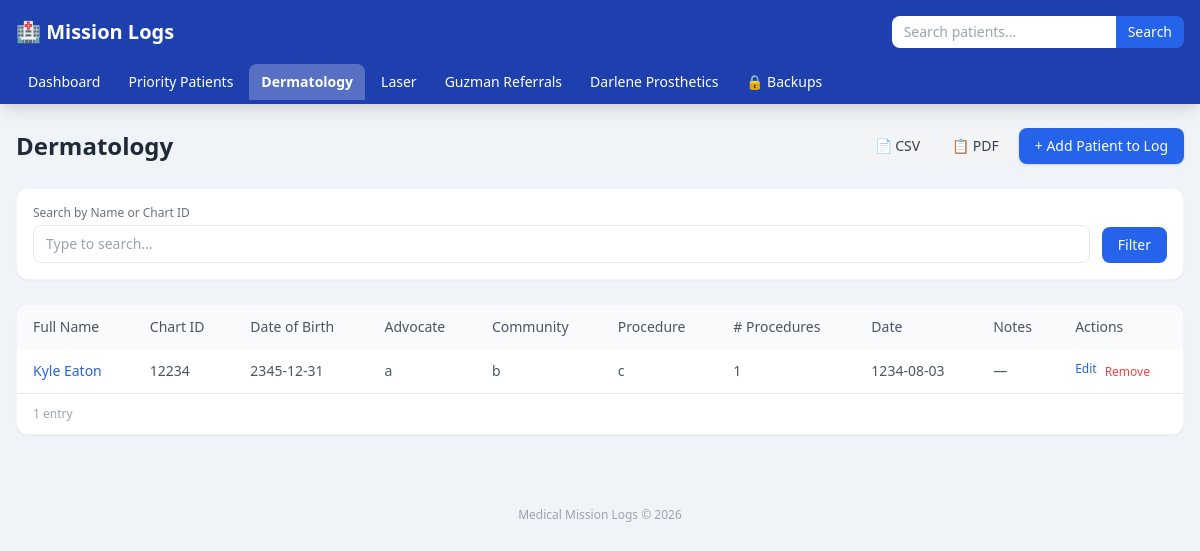
Screenshot of /log/Dermatology with the database file from the repository.
### tables this page shows
CREATE TABLE log_entries (
            id INTEGER PRIMARY KEY AUTOINCREMENT,
            patient_id INTEGER NOT NULL,
            log_category TEXT NOT NULL,
            date_of_encounter TEXT,
            notes TEXT DEFAULT '',
            status TEXT DEFAULT 'Pending',
            follow_up_date TEXT,
            created_at TIMESTAMP DEFAULT CURRENT_TIMESTAMP,
            updated_at TIMESTAMP DEFAULT CURRENT_TIMESTAMP, advocate TEXT DEFAULT '', community TEXT DEFAULT '', problem TEXT DEFAULT '', appointment_timeframe TEXT DEFAULT '', procedure_type TEXT DEFAULT '', eye TEXT DEFAULT '', laser_date TEXT DEFAULT '', procedure TEXT DEFAULT '', derm_date TEXT DEFAULT '', surgery_type TEXT DEFAULT '', procedure_count INTEGER DEFAULT 1,
            FOREIGN KEY (patient_id) REFERENCES patients(id) ON DELETE CASCADE
        );

CREATE TABLE patients (
            id INTEGER PRIMARY KEY AUTOINCREMENT,
            full_name TEXT NOT NULL,
            chart_id TEXT NOT NULL UNIQUE,
            date_of_birth TEXT NOT NULL,
            notes TEXT DEFAULT '',
            created_at TIMESTAMP DEFAULT CURRENT_TIMESTAMP,
            updated_at TIMESTAMP DEFAULT CURRENT_TIMESTAMP
        );

### app.py (the view)
@app.route("/log/<category>")
def log_view(category):
    if category not in LOG_CATEGORIES:
        flash(f"Unknown log category: {category}", "error")
        return redirect(url_for("dashboard"))
    search = request.args.get("search", "")
    entries = get_log_entries(category, search=search or None)
    patients = get_all_patients()
    return render_template(
        "log_view.html",
        category=category,
        entries=entries,
        patients=patients,
        categories=LOG_CATEGORIES,
        search=search,
    )

### database.py (called while the page is built)
def get_db():
    conn = sqlite3.connect(DB_PATH)
    conn.row_factory = sqlite3.Row
    conn.execute("PRAGMA foreign_keys = ON")
    return conn

def get_all_patients(search=None):
    conn = get_db()
    if search:
        patients = conn.execute(
            "SELECT * FROM patients WHERE full_name LIKE ? OR chart_id LIKE ? ORDER BY full_name",
            (f"%{search}%", f"%{search}%"),
        ).fetchall()
    else:
        patients = conn.execute("SELECT * FROM patients ORDER BY full_name").fetchall()
    conn.close()
    return patients

def get_log_entries(log_category, search=None):
    conn = get_db()
    query = """
        SELECT le.*, p.full_name, p.chart_id, p.date_of_birth
        FROM log_entries le
        JOIN patients p ON le.patient_id = p.id
        WHERE le.log_category = ?
    """
    params = [log_category]
    if search:
        query += " AND (p.full_name LIKE ? OR p.chart_id LIKE ?)"
        params.extend([f"%{search}%", f"%{search}%"])
    query += " ORDER BY le.created_at DESC"
    entries = conn.execute(query, params).fetchall()
    conn.close()
    return entries

### templates/log_view.html (shortened to what this page needs)
{% extends "base.html" %}
{% block content %}
<div class="flex items-center justify-between mb-6">
    <h1 class="text-2xl font-bold text-gray-800">{{ category }}</h1>
    <div class="flex gap-2">
        <a href="/export/{{ category }}/csv" class="bg-gray-100 text-gray-700 px-3 py-2 rounded-lg hover:bg-gray-200 text-sm">
            📄 CSV
        </a>
        <a href="/export/{{ category }}/pdf" class="bg-gray-100 text-gray-700 px-3 py-2 rounded-lg hover:bg-gray-200 text-sm">
            📋 PDF
        </a>
        <button onclick="document.getElementById('addToLogModal').classList.add('active')"
                class="bg-blue-600 text-white px-4 py-2 rounded-lg hover:bg-blue-700 text-sm font-medium shadow">
            + Add Patient to Log
        </button>
    </div>
</div>
<div class="bg-white rounded-xl p-4 shadow-sm border border-gray-100 mb-6">
    <form action="/log/{{ category }}" method="GET" class="flex flex-wrap gap-3 items-end">
        <div class="flex-1 min-w-48">
            <label class="block text-xs text-gray-500 mb-1">Search by Name or Chart ID</label>
            <input type="text" name="search" value="{{ search }}" placeholder="Type to search..."
                   class="w-full border rounded-lg px-3 py-2 text-sm focus:ring-2 focus:ring-blue-300 focus:outline-none">
        </div>
        <button type="submit" class="bg-blue-600 text-white px-4 py-2 rounded-lg hover:bg-blue-700 text-sm">
            Filter
        </button>
    </form>
</div>
<div class="bg-white rounded-xl shadow-sm border border-gray-100 overflow-hidden">
    {% if entries %}
    <div class="overflow-x-auto">
        <table class="w-full text-sm">
            <thead class="bg-gray-50 text-gray-600 text-left">
                <tr>
                    <th class="px-4 py-3 font-medium">Full Name</th>
                    <th class="px-4 py-3 font-medium">Chart ID</th>
                    <th class="px-4 py-3 font-medium">Date of Birth</th>
                    {% if category == 'Priority Patients' %}
                    <th class="px-4 py-3 font-medium">Advocate</th>
                    <th class="px-4 py-3 font-medium">Community</th>
                    <th class="px-4 py-3 font-medium">Surgery Type</th>
                    {% elif category == 'Guzman Referrals' %}
                    <th class="px-4 py-3 font-medium">Problem</th>
                    <th class="px-4 py-3 font-medium">Appt Timeframe</th>
                    {% elif category == 'Laser' %}
                    <th class="px-4 py-3 font-medium">Procedure Type</th>
                    <th class="px-4 py-3 font-medium">Eye</th>
                    <th class="px-4 py-3 font-medium">Date</th>
                    {% elif category == 'Dermatology' %}
                    <th class="px-4 py-3 font-medium">Advocate</th>
                    <th class="px-4 py-3 font-medium">Community</th>
                    <th class="px-4 py-3 font-medium">Procedure</th>
                    <th class="px-4 py-3 font-medium"># Procedures</th>
                    <th class="px-4 py-3 font-medium">Date</th>
                    {% endif %}
                    <th class="px-4 py-3 font-medium">Notes</th>
                    <th class="px-4 py-3 font-medium">Actions</th>
                </tr>
            </thead>
            <tbody class="divide-y">
                {% for entry in entries %}
                <tr class="hover:bg-blue-50">
                    <td class="px-4 py-3">
                        <a href="/patient/{{ entry.patient_id }}" class="text-blue-600 hover:underline font-medium">
                            {{ entry.full_name }}
                        </a>
                    </td>
                    <td class="px-4 py-3 text-gray-600">{{ entry.chart_id }}</td>
                    <td class="px-4 py-3 text-gray-600">{{ entry.date_of_birth }}</td>
                    {% if category == 'Priority Patients' %}
                    <td class="px-4 py-3 text-gray-600">{{ entry.advocate or '—' }}</td>
                    <td class="px-4 py-3 text-gray-600">{{ entry.community or '—' }}</td>
                    <td class="px-4 py-3 text-gray-600">{{ entry.surgery_type or '—' }}</td>
                    {% elif category == 'Guzman Referrals' %}
                    <td class="px-4 py-3 text-gray-600">{{ entry.problem or '—' }}</td>
                    <td class="px-4 py-3 text-gray-600">{{ entry.appointment_timeframe or '—' }}</td>
                    {% elif category == 'Laser' %}
                    <td class="px-4 py-3 text-gray-600">{{ entry.procedure_type or '—' }}</td>
                    <td class="px-4 py-3 text-gray-600">{{ entry.eye or '—' }}</td>
                    <td class="px-4 py-3 text-gray-600">{{ entry.laser_date or '—' }}</td>
                    {% elif category == 'Dermatology' %}
                    <td class="px-4 py-3 text-gray-600">{{ entry.advocate or '—' }}</td>
                    <td class="px-4 py-3 text-gray-600">{{ entry.community or '—' }}</td>
                    <td class="px-4 py-3 text-gray-600">{{ entry.procedure or '—' }}</td>
                    <td class="px-4 py-3 text-gray-600">{{ entry.procedure_count or 1 }}</td>
                    <td class="px-4 py-3 text-gray-600">{{ entry.derm_date or '—' }}</td>
                    {% endif %}
                    <td class="px-4 py-3 text-gray-600 max-w-xs truncate">{{ entry.notes or '—' }}</td>
                    <td class="px-4 py-3">
                        <div class="flex gap-2">
                            <a href="/log-entry/{{ entry.id }}/edit" class="text-blue-600 hover:underline text-xs">Edit</a>
                            <form action="/log-entry/{{ entry.id }}/delete" method="POST"
                                  onsubmit="return confirm('Remove this entry from the log?')">
                                <button type="submit" class="text-red-500 hover:underline text-xs">Remove</button>
                            </form>
                        </div>
                    </td>
                </tr>
                {% endfor %}
            </tbody>
        </table>
    </div>
    <div class="px-4 py-3 text-xs text-gray-400 border-t">
        {{ entries|length }} entr{{ 'y' if entries|length == 1 else 'ies' }}
    </div>
    {% else %}
    <div class="p-8 text-center text-gray-400">
        <p class="text-lg mb-2">No entries in this log yet.</p>
        <p class="text-sm">Click "Add Patient to Log" to get started.</p>
    </div>
    {% endif %}
</div>
{% endblock %}

### templates/base.html (style rules this page uses)
body { background-color: #f0f4f8; }

### rows the page displays
log_entries: log_category "Dermatology", full_name "Kyle Eaton", chart_id "12234", date_of_birth "2345-12-31", advocate "a", community "b", procedure "c", procedure_count "1", derm_date "1234-08-03", notes "—"

### other values shown
{{ cat }} "Priority Patients" "Dermatology" "Laser" "Guzman Referrals" "Darlene Prosthetics"
{{ entries|length }} "1"
{{ 'y' if entries|length == 1 else 'ies' }} "y"
